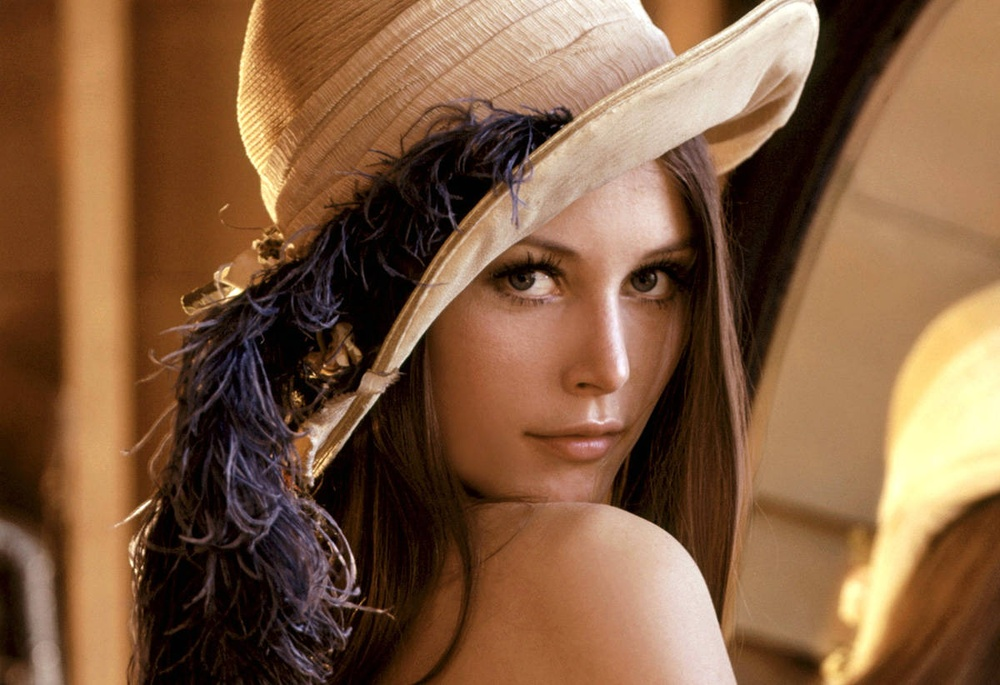
#> input picture Lenna.jpg, 1000 x 685 px, shrunk from 1200 x 822 before the run
$ python HistogramaImagem.py
#> lines starting #> are read from the running program, lines starting #| are printed output that depends on the picture
'''
    Autor : Matheus Yasuo Ribeiro Utino

    Trata-se de um programa que pega uma imagem e criar um histograma a partir dela, sendo um gráfico portanto da frequência de aparecimento de uma cor por sua intensidade.
    É bem útil no tratamento de imagem, assim como sua análise.
    Bons estudos para todos!!!
'''

#Importando as bibliotecas necessárias
import cv2
import numpy as np
from matplotlib import pyplot as plt

img = cv2.imread("Lenna.jpg") #Lendo a imagem escolhida
#> img is the input picture: shape (685, 1000, 3); mean B, G, R 64.3, 92.9, 129.7
color = ('b', 'g', 'r') #A cor é composta por três tipos ([azul/blue],[verde/green] e [vermelhor/red])

for i, col in enumerate(color):
    histr = cv2.calcHist([img], [i], None, [256], [0, 256]) #Criando o histograma
    plt.plot(histr, color = col) #Plotando o histograma
    plt.xlim([0, 256]) #Definindo a intensidade
cv2.imshow("Imagem Original", img) #Exibindo a imagem
plt.show() #Exibindo o hisograma
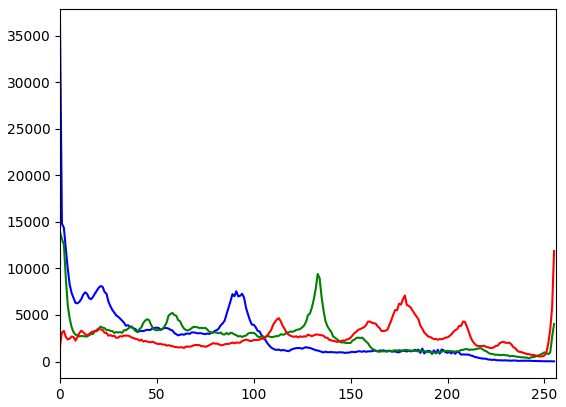
#> figure drawn by matplotlib, 1 panel; curve peaks at x = 0, y = 36132; curve peaks at x = 0, y = 13950; curve peaks at x = 255, y = 11874

cv2.waitKey(0)
cv2.destroyAllWindows()
